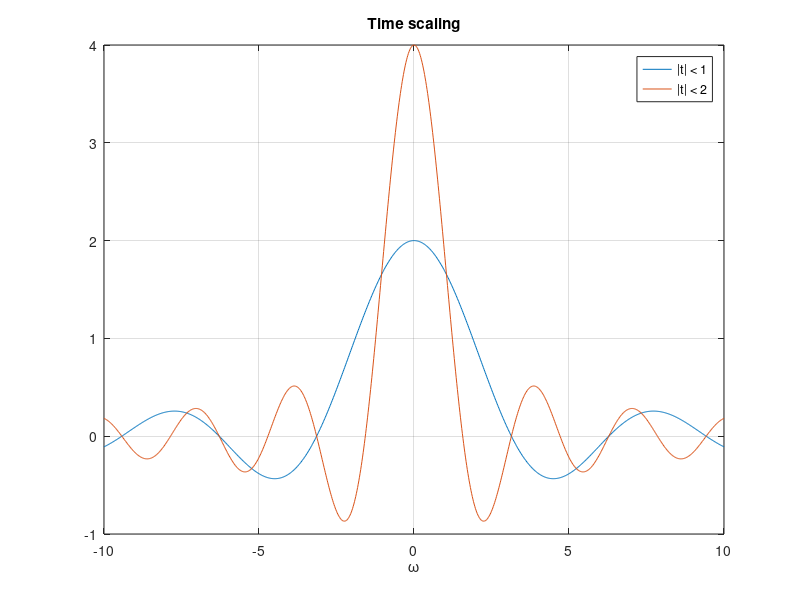

MATLAB code for this plot:
% Signals and Systems — Shifts, Scaling, Parseval, Differentiation, Convolution
%title: Fourier Transform Properties, Verified
%ar-title: خواص تحويل فورييه والتحقق منها
%lesson: ss-ch4-5
%course: signals-systems

%% Time shift multiplies by e^{-jwt0}
%ar: نبضة على [0, 2T] = نبضة متمركزة مزاحة بـ T. التحويل = e^{−jωT} × 2sin(ωT)/ω. نحسب عدديًا عند ω = 1.3.
T = 1; w = 1.3;
Xn = integral(@(t) exp(-1j*w*t), 0, 2*T);
Xf = exp(-1j*w*T)*2*sin(w*T)/w;
fprintf('numerical %.6f%+.6fj, property %.6f%+.6fj\n', real(Xn), imag(Xn), real(Xf), imag(Xf))
%check: abs(Xn - Xf) < 1e-12

%% Scaling: stretch in time, squeeze in frequency
%ar: x(t/2) تحويلها 2X(2ω). نرسم الطيفين: النبضة الأعرض طيفها أضيق وأعلى.
w = linspace(-10, 10, 1001);
X1 = 2*sin(w)./w; X1(w == 0) = 2;
X2 = 2*sin(2*w)./w; X2(w == 0) = 4;
plot(w, X1, w, X2); grid on; xlabel('\omega'); legend('|t| < 1', '|t| < 2'); title('Time scaling')

%% Parseval: energy in time = energy in frequency
%ar: ∫|x|² dt = (1/2π)∫|X|² dω. لـ e^{−at}u(t): الطرفان = 1/(2a).
a = 3;
Et = integral(@(t) exp(-2*a*t), 0, Inf);
Ew = integral(@(w) 1./(a^2 + w.^2), -Inf, Inf)/(2*pi);
fprintf('time: %.6f, frequency: %.6f, 1/(2a) = %.6f\n', Et, Ew, 1/(2*a))
%check: abs(Et - Ew) < 1e-9 && abs(Et - 1/(2*a)) < 1e-9

%% Convolution becomes multiplication
%ar: نلتف إشارتين عدديًا، ثم نقارن fft للناتج مع حاصل ضرب fft لكل منهما (بعد إضافة أصفار لنفس الطول).
rng(8); x = randn(1, 30); h = randn(1, 12);
y = conv(x, h); L = numel(y);
d = max(abs(fft(y) - fft(x, L).*fft(h, L)));
fprintf('max |FFT(x*h) - FFT(x)FFT(h)| = %.2e\n', d)
%check: d < 1e-10

%%! Project idea: fast convolution
%ar: مشروع: الالتفاف الطويل أسرع بالـ fft: y = ifft(fft(x, L).*fft(h, L)). قِس الزمن بـ tic و toc لإشارات طويلة وقارن بـ conv. هذه طريقة برامج الصوت.
x = randn(1, 2e4); h = randn(1, 2e3); L = numel(x) + numel(h) - 1;
y1 = conv(x, h); y2 = real(ifft(fft(x, L).*fft(h, L)));
fprintf('results agree to %.1e\n', max(abs(y1 - y2)))
